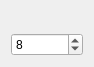
<?xml version="1.0" encoding="UTF-8"?>
<ui version="4.0">
 <class>HLNCntSelector</class>
 <widget class="QWidget" name="HLNCntSelector">
  <property name="geometry">
   <rect>
    <x>0</x>
    <y>0</y>
    <width>94</width>
    <height>67</height>
   </rect>
  </property>
  <property name="windowTitle">
   <string>Form</string>
  </property>
  <layout class="QGridLayout" name="gridLayout">
   <item row="0" column="0">
    <widget class="QLabel" name="lblNum">
     <property name="text">
      <string/>
     </property>
     <property name="alignment">
      <set>Qt::AlignCenter</set>
     </property>
    </widget>
   </item>
   <item row="1" column="0">
    <widget class="QSpinBox" name="sbCnt">
     <property name="minimum">
      <number>1</number>
     </property>
     <property name="maximum">
      <number>99</number>
     </property>
     <property name="value">
      <number>8</number>
     </property>
    </widget>
   </item>
  </layout>
 </widget>
 <resources/>
 <connections/>
</ui>
